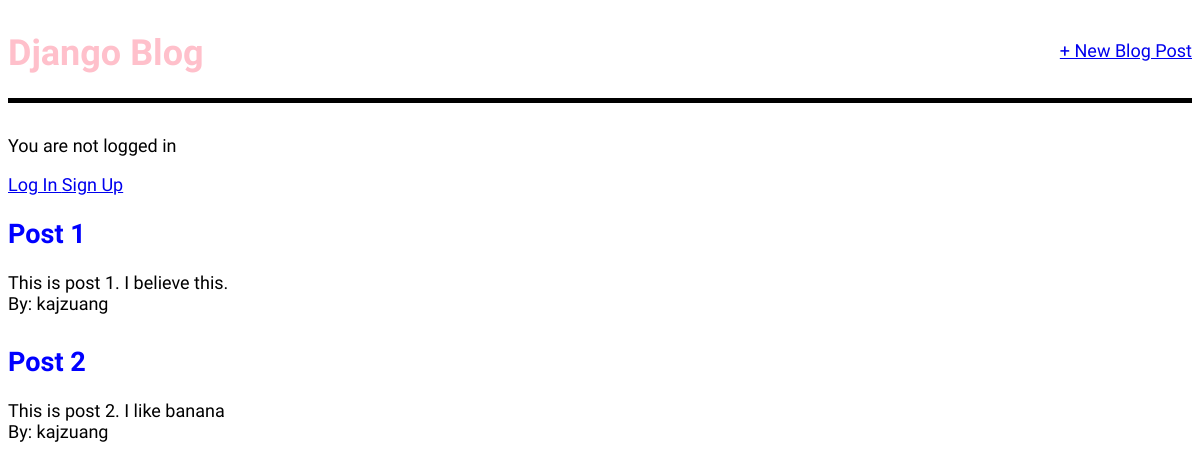
The app's page /, older data.
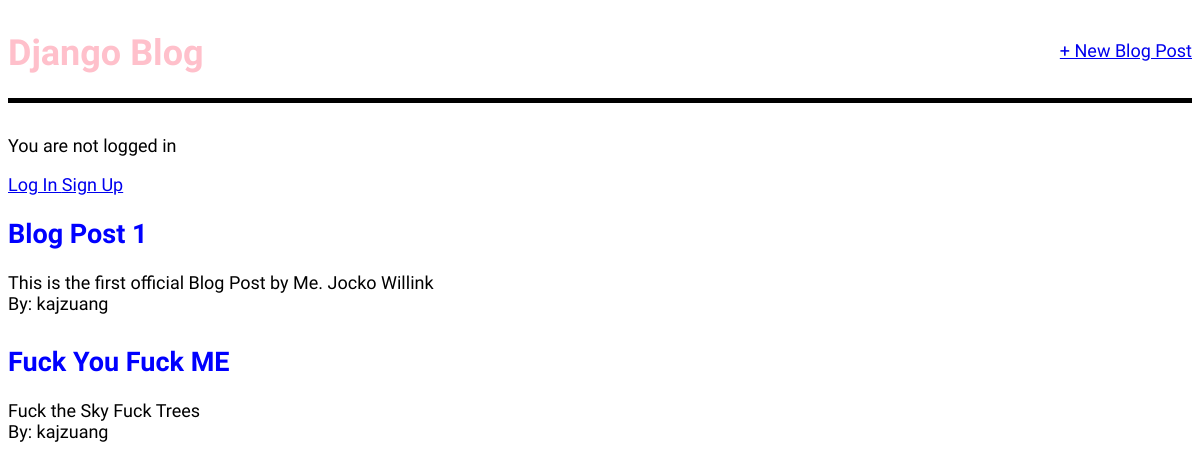
The same page, newer data.
### blog/models.py (models this page shows, shortened)
class Post(models.Model):
	title = models.CharField(max_length=256)
	author = models.ForeignKey(
		'auth.User',
		on_delete=models.CASCADE,
		)
	body = models.TextField()

### blog/views.py (the view)
# urls.py: path('',BlogListView.as_view(),name='home'),
class BlogListView(ListView):
	model = Post
	template_name = 'home.html'

### blog/templates/home.html
{% extends 'base.html' %}
{% block content %}
	{% for post in object_list %}
		<div class = "post-entry">
			<h2><a = href="{% url 'post_detail' post.pk %}">{{post.title}}</a></h2>
			<p>{{post.body}}</p>
			<p>By: {{post.author}}
		</div>
	{% endfor %}
{% endblock content %}

### blog/templates/base.html (shortened to what this page needs)
{% load static %}
<html>
	<head>
		<link rel ="stylesheet" href = "{% static 'css/base.css' %}">
	</head>
	<body>
		<header>
			<div class="nav-left">
				<h1><a href="{% url 'home' %}"> Django Blog </a></h1>
			</div>
			<div class = "nav-right">
				<a href = "{% url 'post_new' %}"> + New Blog Post </a>
			</div>
		</header>
		<div class = "login">
			{% if user.is_authenticated %}
			 <p> How are you doing {{user.username}} </p>
			 <div class = "logout">
				<a href="{% url 'logout' %}"> Log Out </a>
			</div>
			{% else %}
			 <p> You are not logged in </p>
			 <a href = "{% url 'login' %}"> Log In </a>
			 <a href = "{% url 'signup' %}"> Sign Up </a>
			 {% endif %}
		</div>
		<div>
			{% block content %}
			{% endblock content %}
		</div>
	</body>
</html>

### blog/static/css/base.css (style rules this page uses)
body { font-size: 18px; font-family: 'Indie Flower', cursive; }
header { border-bottom: 1px soilid #999; margin-bottom: 2rem; display: flex; border-bottom: 5px solid; }
header h1 a { color: pink; text-decoration: none; }
.nav-left { margin-right :auto; }
.nav-right { display: felx; padding-top: 2rem; }
.post-entry { margin-bottom: 2rem; }
.post-entry h2 { margin: 0.5 rem 0; }
.post-entry h2 a, .post-entry h2 a:visited { color:blue; text-decoration: none; }
.post-entry p { margin: 0; font-weight: 400; }

Row changes from the older to the newer data that the page shows:
removed Post: title "Post 1", body "This is post 1. I believe this.", author "kajzuang"
removed Post: title "Post 2", body "This is post 2. I like banana", author "kajzuang"
added Post: title "Blog Post 1", body "This is the first official Blog Post by Me. Jocko Willink", author "kajzuang"
added Post: title "Fuck You Fuck ME", body "Fuck the Sky Fuck Trees", author "kajzuang"
